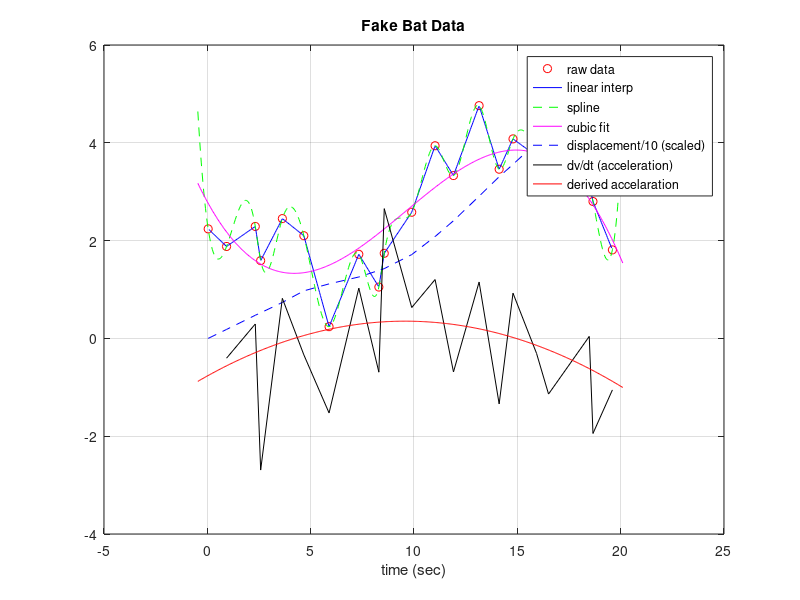

Here is the MATLAB script that generated this plot:
clear
clc
close all
 
t =[ 0.04 0.93 2.32 2.58 3.63 4.67 5.89 7.33 8.3 8.56 9.89 11.02 ...
	11.91 13.15 14.12 14.79 15.93 16.51 18.48 18.66 19.60 ];
v =[ 2.24 1.88 2.29 1.59 2.45 2.1 0.24 1.72 1.05 1.74 2.58 ...
	3.94 3.33 4.76 3.46 4.08 3.73 3.07 3.15 2.8 1.81 ];

plot(t, v, 'ro')
xlabel('time (sec)');
%ylabel('velocity');  removed after adding distance to the plot
title('Bat');
hold on

ts = linspace(t(1) - 0.5, t(end)+0.5, 500);
vi = interp1(t,v, ts);
plot(ts,vi, 'b');
vs = spline(t,v, ts);
plot(ts, vs, 'g--');

degree = 3;
coeff = polyfit(t,v, degree);
% -0.0040x^3 + 0.1170x^2 + -0.7682x + 2.793
vp = polyval(coeff, ts);
plot(ts, vp, 'm');

%get the distance travelled by ryan's bat
%that's just the area under the curve or the integral

d = cumtrapz(t,v)/10; %d = distance
plot(t,d, 'b--');

%acceleration
%two ways to do this based on what we have above
%use the real data (v,t) and compute dv/dt
%or use the polynomial (coefficients) from polyfit and take the derivative

acc = diff(v)./diff(t)
plot (t(2:end), acc, 'k');

coeff2 = (degree:-1:1) .* coeff(1:end-1);
acc2 = polyval(coeff2, ts);
plot(ts,acc2, 'r');

grid on
legend( {'raw data', ...
        'linear interp', ...
        'spline', ...
        'cubic fit', ...
        'displacement/10 (scaled)', ...
        'dv/dt (acceleration)', ...
        'derived accelaration', ...
        });
    title ('Fake Bat Data');
        




